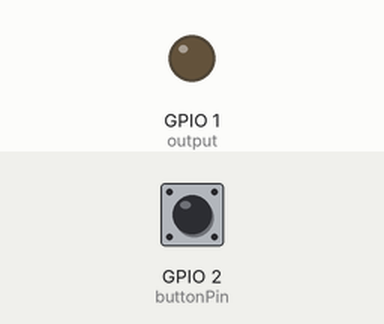
A sketch run on a simulated ESP8266 (NodeMCU). Shown: output pins drawn as LEDs (lit = HIGH). The test bench sets the inputs (shaded band); at power-on: GPIO 2 (buttonPin) LOW. WiFi joins after 1.5 s; servers stay silent unless stated; what the sketch prints to the serial monitor is not drawn.

Above: at 3.2 s.
3.3 s: GPIO 2 (buttonPin) pulled HIGH for 0.15 s
At 4.0 s:
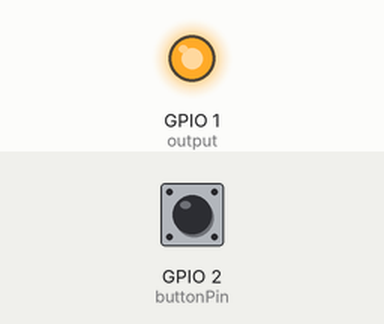
6.4 s: GPIO 2 (buttonPin) pulled HIGH for 1 s
At 7.6 s:
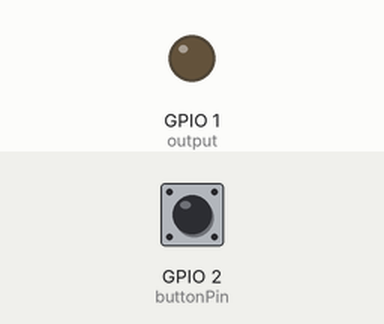
8.9 s: GPIO 2 (buttonPin) pulled HIGH for 3.2 s
At 9.5 s:
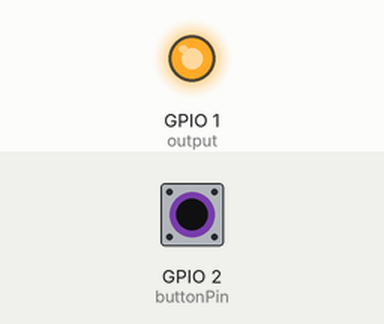
Timing chart, 0 to 11.9 s (numbered marks = the images above; inputs shaded):
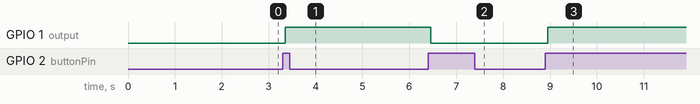

Measured:
- after the input at 3.3 s, GPIO 1 (output): LOW → HIGH after 0.05 s
- after the input at 6.4 s, GPIO 1 (output): HIGH → LOW after 0.05 s
- after the input at 8.9 s, GPIO 1 (output): LOW → HIGH after 0.05 s

The sketch:

Zdrojovy_kod.ino
```cpp
// Jak naprogramovat ESP32 S2F
// https://youtu.be/Ull2gCKb1Yw?feature=shared

// Projekt podle
// https://randomnerdtutorials.com/esp32-esp8266-web-server-physical-button/

//knihovny popsány v dokumentaci
#ifdef ESP32
  #include <WiFi.h>
  #include <AsyncTCP.h>
#else
  #include <ESP8266WiFi.h>
  #include <ESPAsyncTCP.h>
#endif
#include <ESPAsyncWebServer.h>

// parametry k připojení k síti
const char* ssid = "weblamp";  //název sítě
const char* password = "web*5*lamp";  //heslo k síti

const char* PARAM_INPUT_1 = "state";

const int output = 1;  //nastevení pinu pro ovládání tranzitoru
const int buttonPin = 2;  //nastavení vstupního pinu tlačítka


int ledState = LOW;  //nastavení první hodnoty LED
int buttonState;  //definování vstupního pinu tlačítka jako dvouhodnotovou proměnnou
int lastButtonState = LOW;  //pomocná porměnná pro fungování

//doba stisku tlačítka pro zaregistrování stisku
unsigned long lastDebounceTime = 0;
unsigned long debounceDelay = 50;


AsyncWebServer server(80);  //zavedení serveru na port 80


//zde začíná část HTML programu pro webové rozhraní

const char index_html[] PROGMEM = R"rawliteral(
<!DOCTYPE HTML><html>
<head>
  <title>ESP Web Server</title>
  <meta name="viewport" content="width=device-width, initial-scale=1">
  <style>
    html {font-family: Arial; display: inline-block; text-align: center;}
    h2 {font-size: 3.0rem;}
    p {font-size: 3.0rem;}
    body {max-width: 600px; margin:0px auto; padding-bottom: 25px;}
    .switch {position: relative; display: inline-block; width: 120px; height: 68px}
    .switch input {display: none}
    .slider {position: absolute; top: 0; left: 0; right: 0; bottom: 0; background-color: #ccc; border-radius: 34px}
    .slider:before {position: absolute; content: ""; height: 52px; width: 52px; left: 8px; bottom: 8px; background-color: #fff; -webkit-transition: .4s; transition: .4s; border-radius: 68px}
    input:checked+.slider {background-color: #2196F3}
    input:checked+.slider:before {-webkit-transform: translateX(52px); -ms-transform: translateX(52px); transform: translateX(52px)}
  </style>
</head>
<body>
  <h2>ESP Web Server</h2>
  %BUTTONPLACEHOLDER%
<script>function toggleCheckbox(element) {
  var xhr = new XMLHttpRequest();
  if(element.checked){ xhr.open("GET", "/update?state=1", true); }
  else { xhr.open("GET", "/update?state=0", true); }
  xhr.send();
}

//zde končí část HTML programu


setInterval(function ( ) {
  var xhttp = new XMLHttpRequest();
  xhttp.onreadystatechange = function() {
    if (this.readyState == 4 && this.status == 200) {
      var inputChecked;
      var outputStateM;
      if( this.responseText == 1){
        inputChecked = true;
        outputStateM = "On";
      }
      else {
        inputChecked = false;
        outputStateM = "Off";
      }
      document.getElementById("output").checked = inputChecked;
      document.getElementById("outputState").innerHTML = outputStateM;
    }
  };
  xhttp.open("GET", "/state", true);
  xhttp.send();
}, 1000 ) ;
</script>
</body>
</html>
)rawliteral";

// Replaces placeholder with button section in your web page
String processor(const String& var){
  //Serial.println(var);
  if(var == "BUTTONPLACEHOLDER"){
    String buttons ="";
    String outputStateValue = outputState();
    buttons+= "<h4>Output - GPIO 2 - State <span id=\"outputState\"></span></h4><label class=\"switch\"><input type=\"checkbox\" onchange=\"toggleCheckbox(this)\" id=\"output\" " + outputStateValue + "><span class=\"slider\"></span></label>";
    return buttons;
  }
  return String();
}

String outputState(){
  if(digitalRead(output)){
    return "checked";
  }
  else {
    return "";
  }
  return "";
}

void setup(){
  Serial.begin(115200);

  pinMode(output, OUTPUT);  //nastavení pinu pro výstup jako výstup
  digitalWrite(output, LOW);  //naství hodnotu 0 na výstupu pro případ výpadek elektriky
  pinMode(buttonPin, INPUT);  //nastavení pinu tlačítka jako vstup

  WiFi.begin(ssid, password);  //zahájení wifi komunikace
  while (WiFi.status() != WL_CONNECTED) {
    delay(1000);
    Serial.println("Connecting to WiFi..");
  }

  Serial.println(WiFi.localIP());

  server.on("/", HTTP_GET, [](AsyncWebServerRequest *request){
    request->send_P(200, "text/html", index_html, processor);
  });

  server.on("/update", HTTP_GET, [] (AsyncWebServerRequest *request) {
    String inputMessage;
    String inputParam;
    if (request->hasParam(PARAM_INPUT_1)) {
      inputMessage = request->getParam(PARAM_INPUT_1)->value();
      inputParam = PARAM_INPUT_1;
      digitalWrite(output, inputMessage.toInt());
      ledState = !ledState;
    }
    else {
      inputMessage = "No message sent";
      inputParam = "none";
    }
    Serial.println(inputMessage);
    request->send(200, "text/plain", "OK");
  });

  server.on("/state", HTTP_GET, [] (AsyncWebServerRequest *request) {
    request->send(200, "text/plain", String(digitalRead(output)).c_str());
  });

  server.begin();
}

void loop() {

  int reading = digitalRead(buttonPin);

  if (reading != lastButtonState) {

    lastDebounceTime = millis();
  }

  if ((millis() - lastDebounceTime) > debounceDelay) {


    if (reading != buttonState) {
      buttonState = reading;

      if (buttonState == HIGH) {
        ledState = !ledState;
      }
    }
  }

  digitalWrite(output, ledState);

  lastButtonState = reading;
}
```
